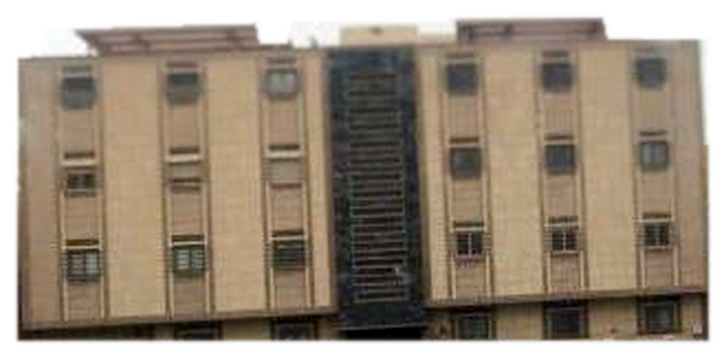
#> input picture tools/models/inputs/flats.png, 724 x 356 px
$ python cutout.py inputs/flats.png out.png --outline out.png
#> lines starting #> are read from the running program, lines starting #| are printed output that depends on the picture
#!/usr/bin/env python3
"""Cut one thing out of a photograph, for the generator of 3D models: the thing alone, the rest clear.

Usage: cutout.py <photo> <out.png> --outline "x,y x,y …" [--paint "x0,y0,x1,y1" …] [--scale 2] [--lift]

  --outline  the corners of a line drawn round the thing, in the photograph's own spots
  --paint    a box to paint over first in the colour beside it (a shop's name, a number plate, a face);
             a fifth field, l or r, takes the colour from the left or the right of the box alone
  --scale    how many times to enlarge the piece (the generator works at about 500 spots a side)
  --lift     stretch the piece's light and dark to the full range first (for a hazy photograph)
"""
import argparse

import numpy as np
from PIL import Image, ImageDraw, ImageFilter, ImageOps


def main():
    parser = argparse.ArgumentParser()
    parser.add_argument('photo')
    parser.add_argument('out')
    parser.add_argument('--outline', required=True)
    parser.add_argument('--paint', action='append', default=[])
    parser.add_argument('--scale', type=float, default=1)
    parser.add_argument('--lift', action='store_true')
    args = parser.parse_args()

    image = Image.open(args.photo).convert('RGB')
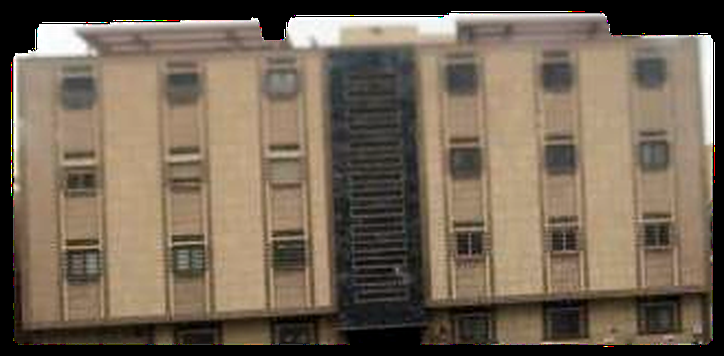
#> image: PIL image 724x356 RGB; mean R, G, B 117.5, 103.2, 86.6
    spots = np.asarray(image).copy()
    for box in args.paint:
        fields = box.split(',')
        x0, y0, x1, y1 = (int(v) for v in fields[:4])
        side = fields[4] if len(fields) > 4 else ''
        for y in range(y0, y1):
            left = spots[y, max(x0 - 8, 0):x0].astype(np.float32).mean(axis=0)
            right = spots[y, x1:x1 + 8].astype(np.float32).mean(axis=0) if x1 + 2 < spots.shape[1] else left
            # (Something else stands hard beside the box on one side: the colour is taken from the other side alone.)
            if side == 'r':
                left = right
            elif side == 'l':
                right = left
            for x in range(x0, x1):
                t = (x - x0) / max(x1 - x0 - 1, 1)
                spots[y, x] = (left * (1 - t) + right * t).astype(np.uint8)
    image = Image.fromarray(spots)
#> (the run stopped early here; a loop or call above may not have finished)

$ run again, on tools/models/inputs/villa-a.png
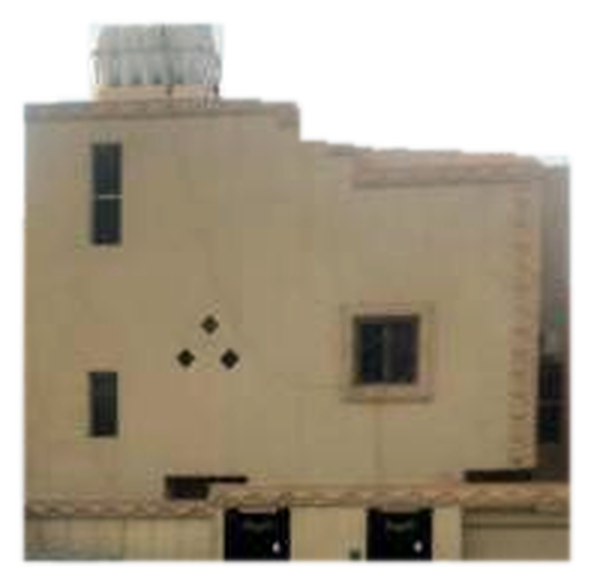
#> input picture tools/models/inputs/villa-a.png, 591 x 582 px
#> in main, `image = Image.open(args.photo).convert('RGB')`:
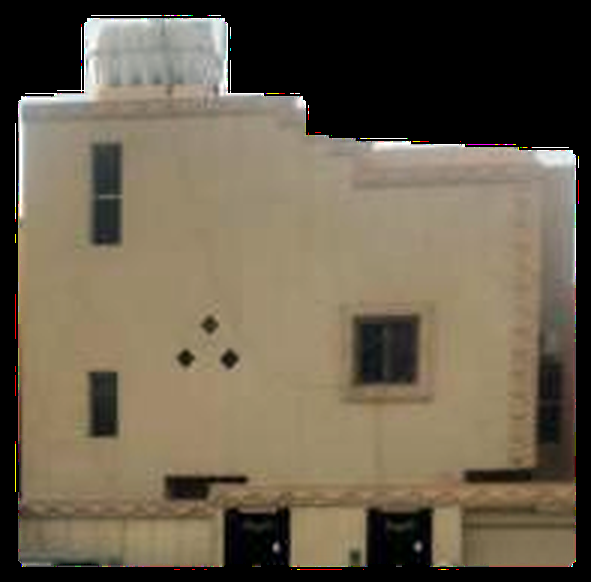
#> image: PIL image 591x582 RGB; mean R, G, B 106.5, 95.9, 77.6

$ run again, on tools/models/inputs/villa-b.png
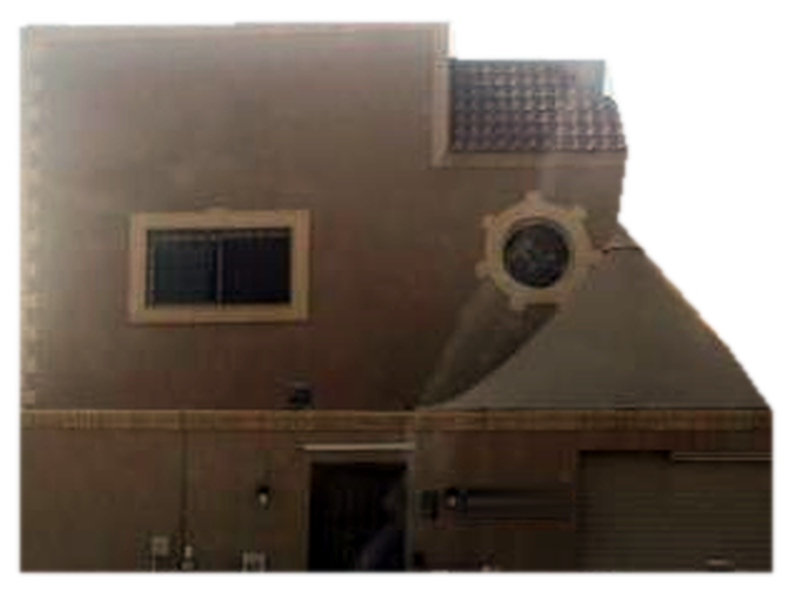
#> input picture tools/models/inputs/villa-b.png, 790 x 590 px
#> in main, `image = Image.open(args.photo).convert('RGB')`:
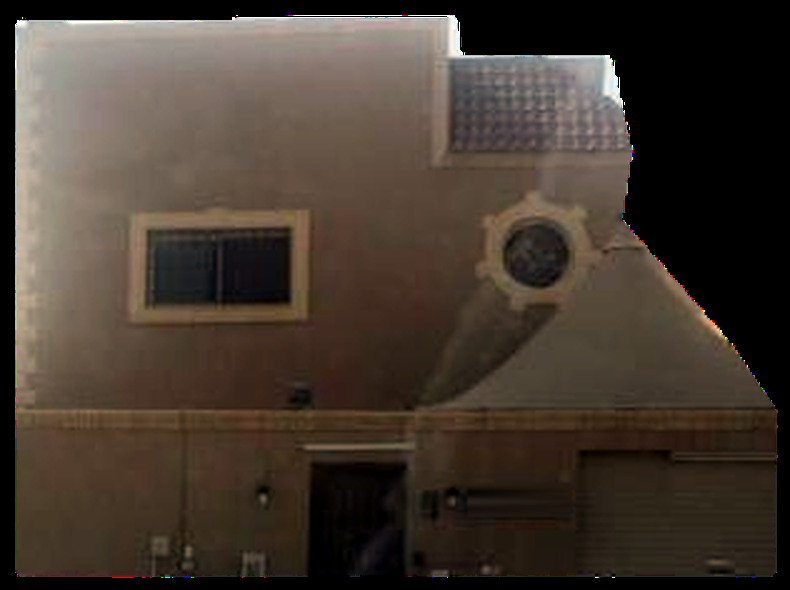
#> image: PIL image 790x590 RGB; mean R, G, B 68.6, 57.4, 47.8

$ run again, on tools/models/inputs/villa-corner-above.png
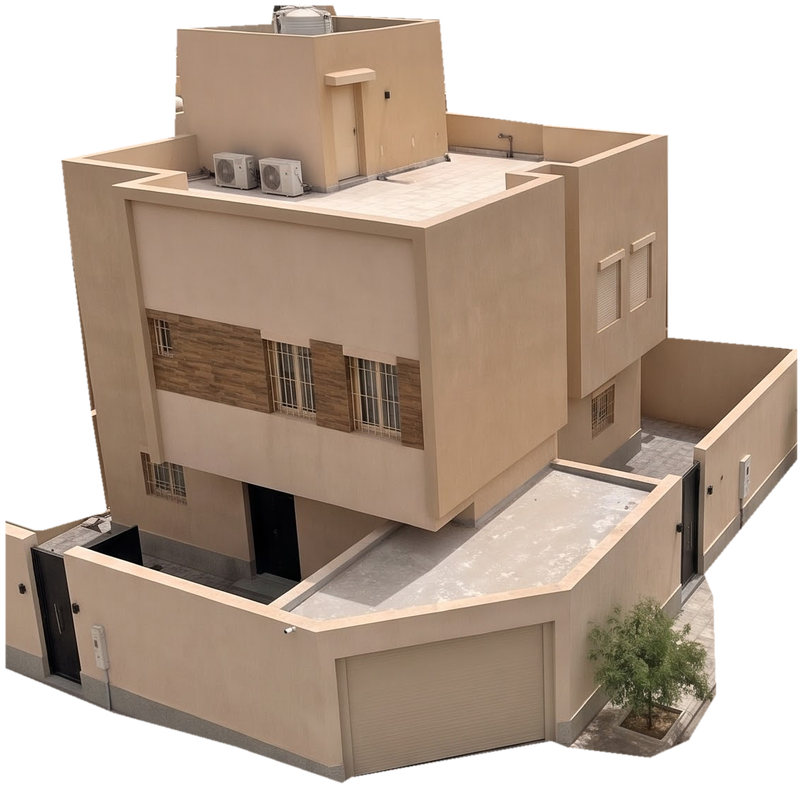
#> input picture tools/models/inputs/villa-corner-above.png, 802 x 788 px
#> in main, `image = Image.open(args.photo).convert('RGB')`:
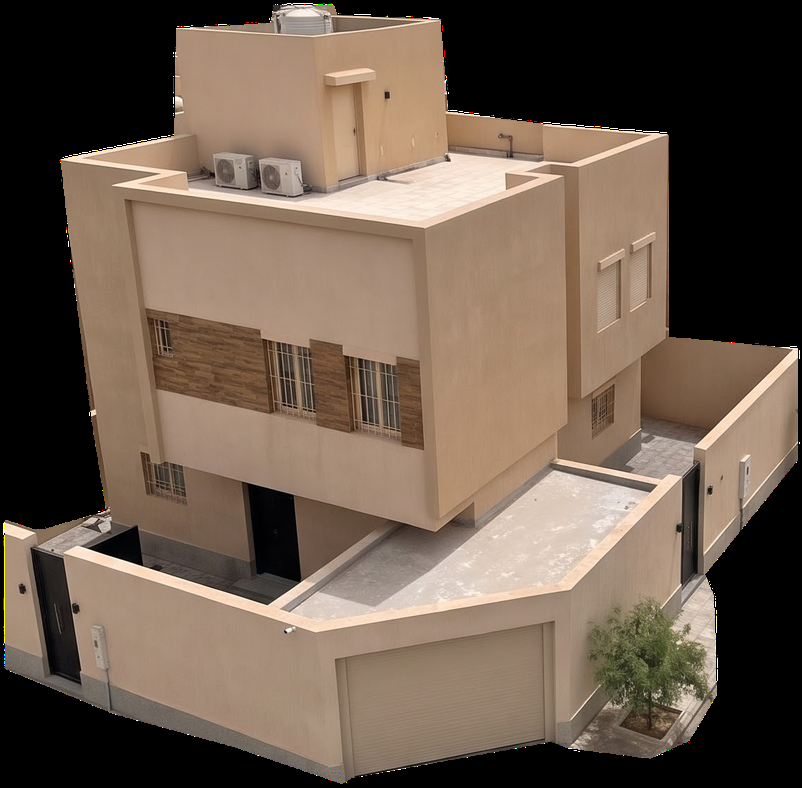
#> image: PIL image 802x788 RGB; mean R, G, B 108, 91.2, 77.2
